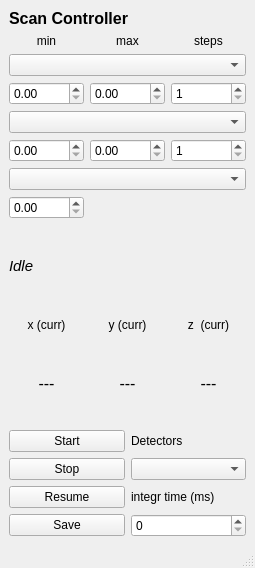
<?xml version="1.0" encoding="UTF-8"?>
<ui version="4.0">
 <class>MainWindow</class>
 <widget class="QMainWindow" name="MainWindow">
  <property name="geometry">
   <rect>
    <x>0</x>
    <y>0</y>
    <width>255</width>
    <height>568</height>
   </rect>
  </property>
  <property name="font">
   <font>
    <pointsize>9</pointsize>
   </font>
  </property>
  <property name="windowTitle">
   <string>MainWindow</string>
  </property>
  <widget class="QWidget" name="centralwidget">
   <layout class="QGridLayout" name="gridLayout_4">
    <item row="1" column="0">
     <layout class="QVBoxLayout" name="verticalLayout">
      <property name="sizeConstraint">
       <enum>QLayout::SetFixedSize</enum>
      </property>
      <item>
       <layout class="QGridLayout" name="gridLayout_2">
        <property name="sizeConstraint">
         <enum>QLayout::SetFixedSize</enum>
        </property>
        <item row="0" column="2">
         <widget class="QLabel" name="label_steps">
          <property name="text">
           <string>steps</string>
          </property>
          <property name="alignment">
           <set>Qt::AlignCenter</set>
          </property>
         </widget>
        </item>
        <item row="0" column="1">
         <widget class="QLabel" name="label_max">
          <property name="text">
           <string>max</string>
          </property>
          <property name="alignment">
           <set>Qt::AlignCenter</set>
          </property>
         </widget>
        </item>
        <item row="0" column="0">
         <widget class="QLabel" name="label_min">
          <property name="text">
           <string>min</string>
          </property>
          <property name="alignment">
           <set>Qt::AlignCenter</set>
          </property>
         </widget>
        </item>
        <item row="2" column="0">
         <widget class="QDoubleSpinBox" name="dsB_min1"/>
        </item>
        <item row="2" column="1">
         <widget class="QDoubleSpinBox" name="dsB_max1"/>
        </item>
        <item row="2" column="2">
         <widget class="QDoubleSpinBox" name="dsB_steps1">
          <property name="decimals">
           <number>0</number>
          </property>
          <property name="minimum">
           <double>1.000000000000000</double>
          </property>
          <property name="maximum">
           <double>1000.000000000000000</double>
          </property>
         </widget>
        </item>
        <item row="4" column="0">
         <widget class="QDoubleSpinBox" name="dsB_min2"/>
        </item>
        <item row="4" column="1">
         <widget class="QDoubleSpinBox" name="dsB_max2"/>
        </item>
        <item row="4" column="2">
         <widget class="QDoubleSpinBox" name="dsB_steps2">
          <property name="decimals">
           <number>0</number>
          </property>
          <property name="minimum">
           <double>1.000000000000000</double>
          </property>
          <property name="maximum">
           <double>1000.000000000000000</double>
          </property>
         </widget>
        </item>
        <item row="6" column="0">
         <widget class="QDoubleSpinBox" name="dsB_fixed_pos"/>
        </item>
        <item row="3" column="0" colspan="3">
         <widget class="QComboBox" name="cB_scanner2"/>
        </item>
        <item row="1" column="0" colspan="3">
         <widget class="QComboBox" name="cB_scanner1"/>
        </item>
        <item row="5" column="0" colspan="3">
         <widget class="QComboBox" name="cB_scanner3"/>
        </item>
       </layout>
      </item>
      <item>
       <spacer name="horizontalSpacer">
        <property name="orientation">
         <enum>Qt::Horizontal</enum>
        </property>
        <property name="sizeHint" stdset="0">
         <size>
          <width>228</width>
          <height>15</height>
         </size>
        </property>
       </spacer>
      </item>
      <item>
       <layout class="QGridLayout" name="gridLayout_3">
        <property name="sizeConstraint">
         <enum>QLayout::SetFixedSize</enum>
        </property>
        <item row="1" column="1">
         <widget class="QLabel" name="label_ycurr">
          <property name="text">
           <string>y (curr)</string>
          </property>
          <property name="alignment">
           <set>Qt::AlignCenter</set>
          </property>
         </widget>
        </item>
        <item row="1" column="0">
         <widget class="QLabel" name="label_xcurr">
          <property name="text">
           <string>x (curr)</string>
          </property>
          <property name="alignment">
           <set>Qt::AlignCenter</set>
          </property>
         </widget>
        </item>
        <item row="1" column="2">
         <widget class="QLabel" name="label_zcurr">
          <property name="text">
           <string>z  (curr)</string>
          </property>
          <property name="alignment">
           <set>Qt::AlignCenter</set>
          </property>
         </widget>
        </item>
        <item row="2" column="0">
         <widget class="QLabel" name="label_view_xCurr">
          <property name="font">
           <font>
            <pointsize>12</pointsize>
           </font>
          </property>
          <property name="text">
           <string>---</string>
          </property>
          <property name="alignment">
           <set>Qt::AlignCenter</set>
          </property>
         </widget>
        </item>
        <item row="2" column="1">
         <widget class="QLabel" name="label_view_yCurr">
          <property name="font">
           <font>
            <pointsize>12</pointsize>
           </font>
          </property>
          <property name="text">
           <string>---</string>
          </property>
          <property name="alignment">
           <set>Qt::AlignCenter</set>
          </property>
         </widget>
        </item>
        <item row="2" column="2">
         <widget class="QLabel" name="label_view_zCurr">
          <property name="font">
           <font>
            <pointsize>12</pointsize>
           </font>
          </property>
          <property name="inputMethodHints">
           <set>Qt::ImhNoPredictiveText</set>
          </property>
          <property name="text">
           <string>---</string>
          </property>
          <property name="alignment">
           <set>Qt::AlignCenter</set>
          </property>
         </widget>
        </item>
        <item row="0" column="0" colspan="3">
         <widget class="QLabel" name="label_status">
          <property name="font">
           <font>
            <pointsize>11</pointsize>
            <italic>true</italic>
           </font>
          </property>
          <property name="text">
           <string>Idle</string>
          </property>
         </widget>
        </item>
       </layout>
      </item>
      <item>
       <spacer name="horizontalSpacer_3">
        <property name="orientation">
         <enum>Qt::Horizontal</enum>
        </property>
        <property name="sizeHint" stdset="0">
         <size>
          <width>228</width>
          <height>15</height>
         </size>
        </property>
       </spacer>
      </item>
      <item>
       <layout class="QGridLayout" name="gridLayout">
        <property name="sizeConstraint">
         <enum>QLayout::SetFixedSize</enum>
        </property>
        <item row="0" column="0">
         <widget class="QPushButton" name="pushButton_Start">
          <property name="text">
           <string>Start</string>
          </property>
         </widget>
        </item>
        <item row="0" column="1">
         <widget class="QLabel" name="label_detectors">
          <property name="font">
           <font>
            <pointsize>9</pointsize>
           </font>
          </property>
          <property name="text">
           <string>Detectors</string>
          </property>
         </widget>
        </item>
        <item row="1" column="0">
         <widget class="QPushButton" name="pushButton_Stop">
          <property name="text">
           <string>Stop</string>
          </property>
         </widget>
        </item>
        <item row="1" column="1">
         <widget class="QComboBox" name="cb_detector"/>
        </item>
        <item row="2" column="0">
         <widget class="QPushButton" name="pushButton_Resume">
          <property name="text">
           <string>Resume</string>
          </property>
         </widget>
        </item>
        <item row="3" column="0">
         <widget class="QPushButton" name="pushButton_Save">
          <property name="text">
           <string>Save</string>
          </property>
         </widget>
        </item>
        <item row="3" column="1">
         <widget class="QSpinBox" name="sB_APD"/>
        </item>
        <item row="2" column="1">
         <widget class="QLabel" name="label_APD">
          <property name="text">
           <string>integr time (ms)</string>
          </property>
         </widget>
        </item>
       </layout>
      </item>
     </layout>
    </item>
    <item row="0" column="0">
     <widget class="QLabel" name="label_2">
      <property name="sizePolicy">
       <sizepolicy hsizetype="Preferred" vsizetype="Fixed">
        <horstretch>0</horstretch>
        <verstretch>0</verstretch>
       </sizepolicy>
      </property>
      <property name="font">
       <font>
        <pointsize>12</pointsize>
        <weight>75</weight>
        <bold>true</bold>
       </font>
      </property>
      <property name="text">
       <string>Scan Controller</string>
      </property>
     </widget>
    </item>
   </layout>
  </widget>
  <widget class="QMenuBar" name="menubar">
   <property name="geometry">
    <rect>
     <x>0</x>
     <y>0</y>
     <width>255</width>
     <height>26</height>
    </rect>
   </property>
  </widget>
  <widget class="QStatusBar" name="statusbar"/>
 </widget>
 <resources/>
 <connections/>
</ui>
